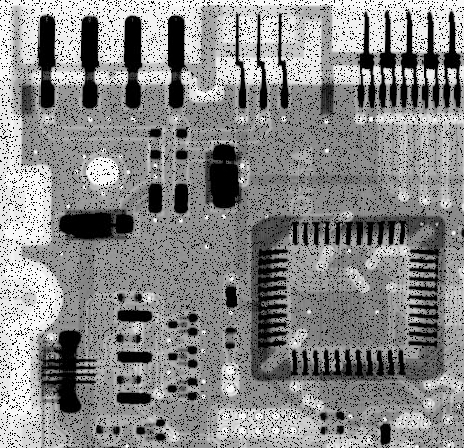
#> input picture Mahmoud/filters/smothing/non-linear/org.jpg, 464 x 448 px
$ python min.py
#> lines starting #> are read from the running program, lines starting #| are printed output that depends on the picture
#> further down, org is the input picture: shape (448, 464, 3); min 0, max 255, mean 135.7
#########################################
## Name:  Mahmoud Ahmed Zaytoni     #####
## Id:    2021425                   #####
## Group: G5                        #####
## assignment:  3                   #####
#########################################
import cv2 as cv
import numpy as np

def apply_min_filter(img, mask_size):
#> called with mask_size = 3
    rows, cols, channels = img.shape
#> rows = 448; cols = 464; channels = 3
    output = np.zeros((rows, cols, channels), dtype=np.uint8)

    border_size = mask_size // 2

    # Pad the input image with REPLICATE to handle borders
    padded_img = cv.copyMakeBorder(img, border_size, border_size, border_size, border_size,cv.BORDER_REPLICATE)
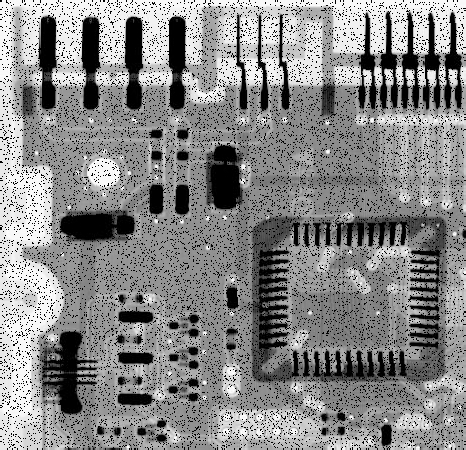
#> padded_img: shape (450, 466, 3); min 0, max 255, mean 136.1

    for i in range(border_size, rows + border_size):
        for j in range(border_size, cols + border_size):
            # Get the neighborhood of the current pixel
            neighborhood = padded_img[i-border_size:i+border_size+1, j-border_size:j+border_size+1]

            # Calculate the Min of the neighborhood along the third axis (channels)
            mn = np.min(neighborhood, axis=(0,1))
            output[i - border_size, j - border_size] = mn
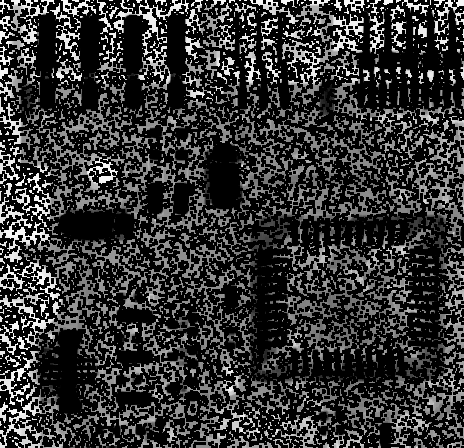
#> output: shape (448, 464, 3); min 0, max 249, mean 52.8
    return output
org = cv.imread('org.jpg')
cv.imshow('original', org)
cv.waitKey(0)

out = apply_min_filter(org, 3)
cv.imshow('modified', out)
cv.waitKey(0)
